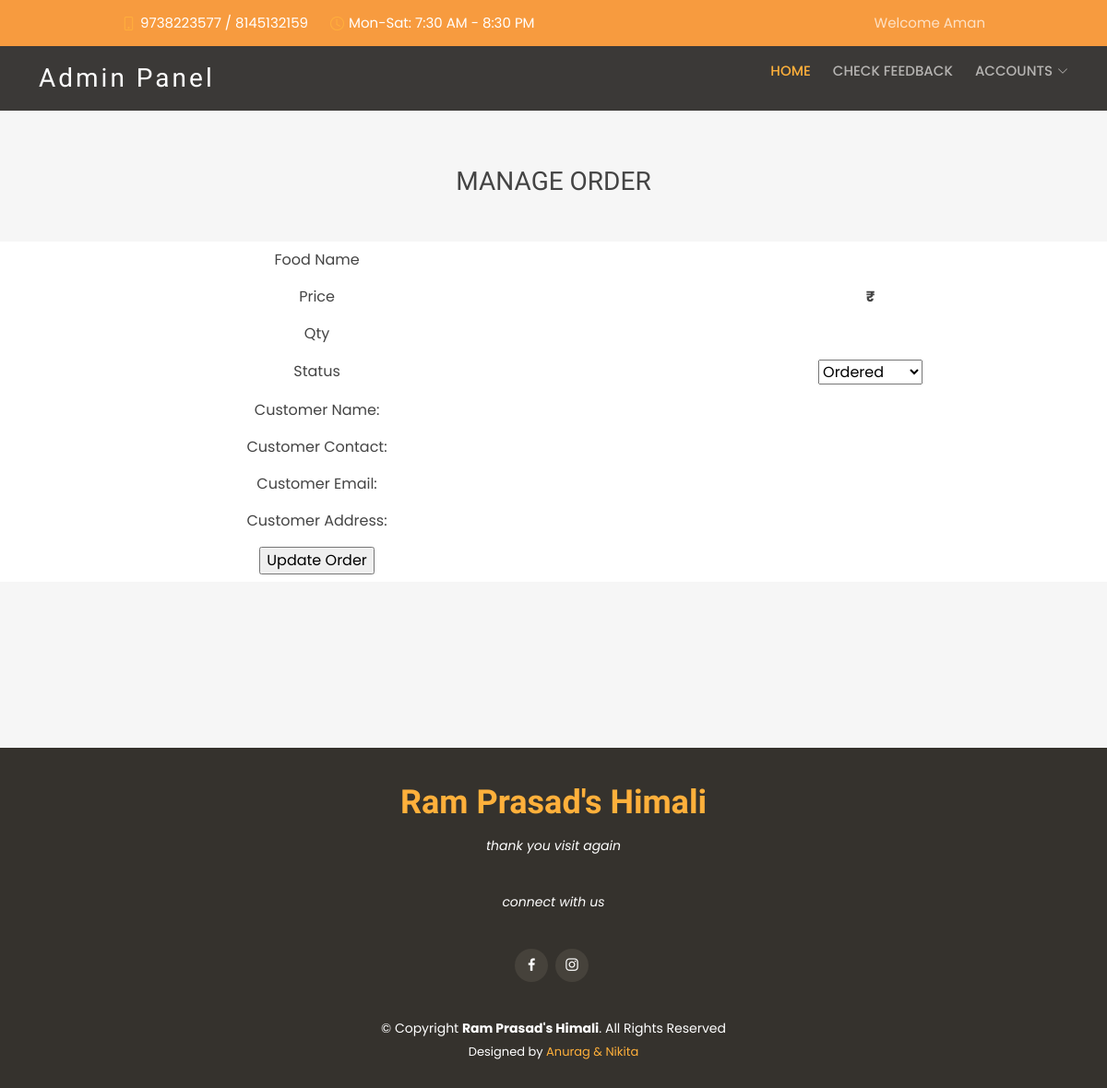
Before: /updateorder.php?pid=64cc93beec915 (signed in) with the older database file.
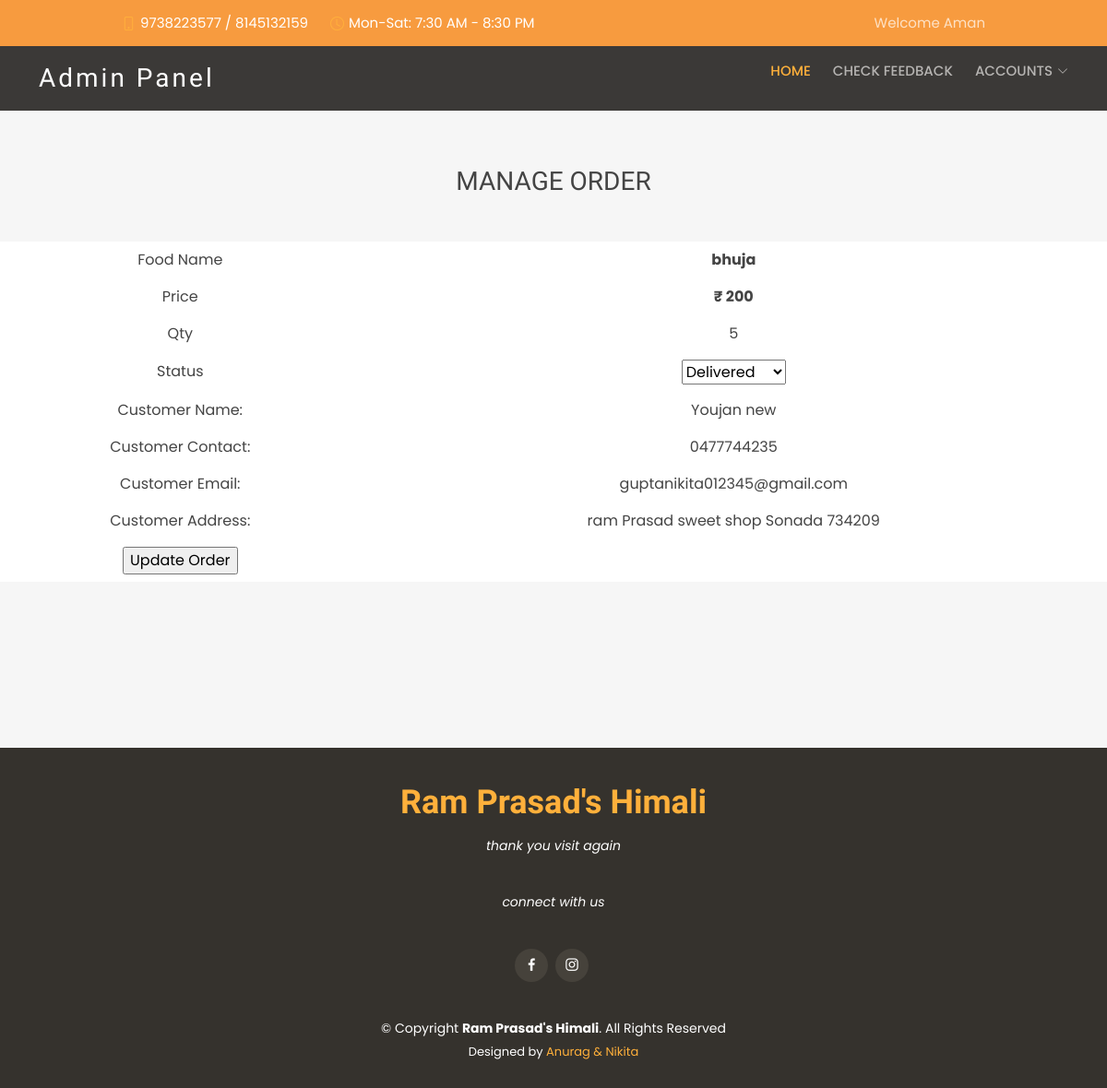
After: the same page with the newer database file.
### tables this page shows
CREATE TABLE IF NOT EXISTS `inventory` (
  `id` int NOT NULL AUTO_INCREMENT,
  `cid` int NOT NULL,
  `category` varchar(30) NOT NULL,
  `item_Name` varchar(30) NOT NULL,
  `quantity` int NOT NULL DEFAULT '0',
  `price` varchar(30) NOT NULL,
  `price_for` varchar(50) NOT NULL,
  `image` varchar(1024) DEFAULT NULL,
  `description` varchar(30) NOT NULL,
  `specials` int NOT NULL,
  PRIMARY KEY (`id`)
);

CREATE TABLE IF NOT EXISTS `checkout` (
  `id` int NOT NULL AUTO_INCREMENT,
  `pid` varchar(50) NOT NULL,
  `cid` int NOT NULL,
  `prod_id` varchar(6) NOT NULL,
  `quantity` varchar(6) NOT NULL,
  `o_date` varchar(34) NOT NULL,
  `time` varchar(10) NOT NULL,
  `UserName` varchar(50) NOT NULL,
  `home` varchar(50) NOT NULL,
  `town_city` varchar(50) NOT NULL,
  `phone_no` varchar(50) NOT NULL,
  `email` varchar(50) NOT NULL,
  `pincode` int NOT NULL,
  `status` int NOT NULL,
  `reason` varchar(400) NOT NULL,
  `price` int NOT NULL,
  PRIMARY KEY (`id`)
);

### updateorder.php (the view, shortened to what this page needs)
<!DOCTYPE html>
<html lang="en">
<head>
  <link href="assets/vendor/animate.css/animate.min.css" rel="stylesheet">
  <link href="assets/vendor/bootstrap/css/bootstrap.min.css" rel="stylesheet">
  <link href="assets/vendor/bootstrap-icons/bootstrap-icons.css" rel="stylesheet">
  <link href="assets/vendor/boxicons/css/boxicons.min.css" rel="stylesheet">
  <link href="assets/vendor/glightbox/css/glightbox.min.css" rel="stylesheet">
  <link href="assets/vendor/swiper/swiper-bundle.min.css" rel="stylesheet">
  <link rel="stylesheet" href="assets/css/invoice.css">
  <link href="assets/css/style.css" rel="stylesheet">
</head>
<body>
<?php
include("templets/adminnav.php");
?>
      <?php if(isset( $_SESSION["logged_in"])){ ?>
      	<?php
		$pid = $_GET["pid"];
include("conn.php");
$products_sql = "SELECT * from inventory INNER JOIN checkout ON checkout.prod_id = inventory.id WHERE pid = '".$pid."'";
$products_result = mysqli_query($conn,$products_sql);
$rows = mysqli_fetch_all($products_result,MYSQLI_ASSOC);
?>
    <section>
        <h3 class="text-center">MANAGE ORDER</h3>
        <br><br>
         <form action="updateorderphp.php?pid=<?php echo $_GET["pid"]; ?>" method="POST" >
            <table class="tbl-30">
                <tr>
                    <td>Food Name</td>
                    <td><b> <?php echo $rows[0]['item_Name']?> </b></td>
                </tr>
                <tr>
                    <td>Price</td>
                    <td>
                        <b> ₹ <?php echo $rows[0]['price']?></b>
                    </td>
                </tr>
                <tr>
                    <td>Qty</td>
                    <td>
                        <?php echo $rows[0]['quantity']?>
                    </td>
                </tr>
                <tr>
                    <td>Status</td>
                    <td>
                        <select id="status" name="status">
                            <option <?php if( $rows[0]['status']=="0"){echo "selected";} ?> value="0">Ordered</option>
                            <option <?php if( $rows[0]['status']=="2"){echo "selected";} ?> value="2">Delivered</option>
                        </select>
						<br>
                    </td>
                </tr>
                <tr>
                    <td>Customer Name: </td>
                    <td>
                        <?php echo  $rows[0]['UserName']?>
                    </td>
                </tr>
                <tr>
                    <td>Customer Contact: </td>
                    <td>
                        <?php echo  $rows[0]['phone_no']?>
                    </td>
                </tr>
                <tr>
                    <td>Customer Email: </td>
                    <td>
                        <?php echo  $rows[0]['email']?>
                    </td>
                </tr>
                <tr>
                    <td>Customer Address: </td>
                    <td>
                       <?php echo  $rows[0]['home']?>
                       <?php echo  $rows[0]['town_city']?>
                       <?php echo  $rows[0]['pincode']?>
                    </td>
                </tr>
                <tr>
                    <td clospan="2">
                        <input type="submit" name="submit" value="Update Order" class="btn-secondary">
                    </td>
                </tr>
            </table>
        </form>
    </section>
        </body>
        <?php }else{ ?>
<?php echo "not login" ?>
<?php header("Location: login.php") ?>
 <?php }  ?>
 <?php
		 include("templets/footer.php");
		 ?>
</html>

Changed rows visible on the page:
now on this page (row edited): inventory: item_Name "bhuja"
added checkout: price "200", quantity "5", status "Delivered", UserName "Youjan new", phone_no "0477744235", email "guptanikita012345@gmail.com", home "ram Prasad sweet shop", town_city "Sonada", pincode "734209"
Other visible differences:
form field status: "Ordered" → (not shown)
